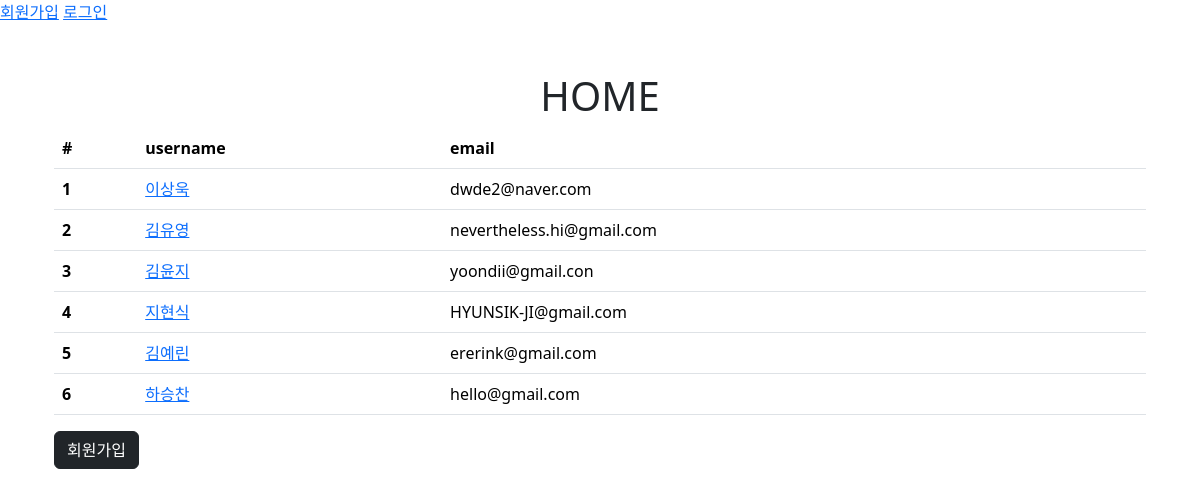
/accounts/home/, run on an earlier commit of the app's database.
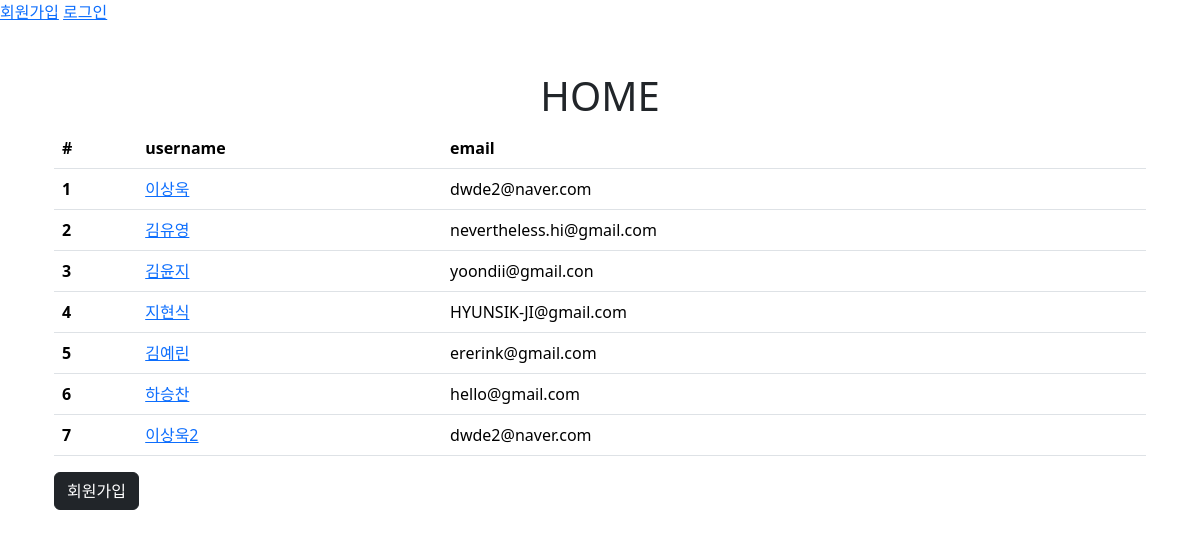
And on a later commit of the database.
### accounts/models.py (models this page shows)
class User(AbstractUser):
    @property
    def full_name(self):
        return f"{self.last_name}{self.first_name}"

### accounts/views.py (the view)
# urls.py: path("home/", views.home, name="home"),
def home(request):
    users = User.objects.all()
    context = {"users": users}
    return render(request, "accounts/home.html", context)

### accounts/templates/accounts/home.html
{% extends 'base.html' %}
{% block content %}
  <h1 class="text-center">HOME</h1>
  <div class='container'>
    <table class='table'>
      <thead>
        <tr>
          <th scope='col'>#</th>
          <th scope='col'>username</th>
          <th scope='col'>email</th>
        </tr>
      </thead>
      <tbody>
        {% for user in users %}
          <tr>
            <th scope='row'>{{ user.id }}</th>
            <td>
              <a href='{% url 'accounts:detail' user.pk %}'>{{ user.username }}</a>
            </td>
            <td>{{ user.email }}</td>
          </tr>
        {% endfor %}
      </tbody>
    </table>
  </div>
  <div class="container">
    <a href="{% url 'accounts:signup' %}" class="btn btn-dark text-white">회원가입</a>
  </div>
{% endblock %}

### templates/base.html (shortened to what this page needs)
{% load django_bootstrap5 %}
<!DOCTYPE html>
<html lang="en">
  <head>
    {% bootstrap_css %}
  </head>
  <body>
    {% if request.user.is_authenticated %}
      <p>{{ request.user }}</p>
      <a href="">로그아웃</a>
    {% else %}
      <a href="{% url 'accounts:signup' %}">회원가입</a>
      <a href="{% url 'accounts:login' %}">로그인</a>
    {% endif %}
    <div class="container my-5">
      {% block content %}{% endblock content %}
    </div>
  </body>
</html>

What changed in the data, as far as the page shows it:
added User: id "7", username "이상욱2", email "dwde2@naver.com"
